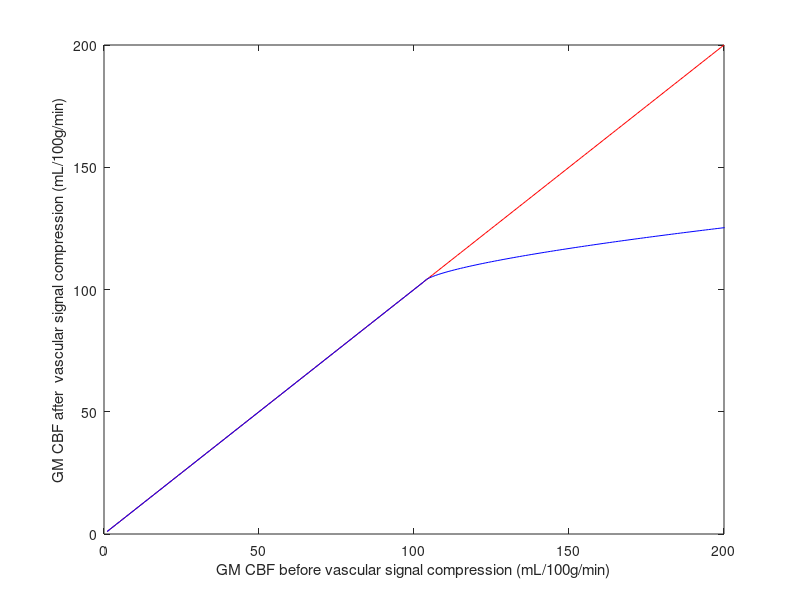

This figure's MATLAB source:
InValues    = [1:1:1000];
Thresh      = 187.1295.*0.5526;
OutValues   = InValues;
OutValues(OutValues>Thresh) = (OutValues(OutValues>Thresh)-Thresh).^0.675+Thresh;


figure(7);plot([1:1:200],[1:1:200],'r',InValues,OutValues,'b')
axis([0 200 0 200]);
xlabel('GM CBF before vascular signal compression (mL/100g/min)');
ylabel('GM CBF after  vascular signal compression (mL/100g/min)');

SaveFile   = fullfile( 'C:\Users\amcuser\Desktop\Figure', '6_Graph.eps');
print(gcf,'-depsc',SaveFile);